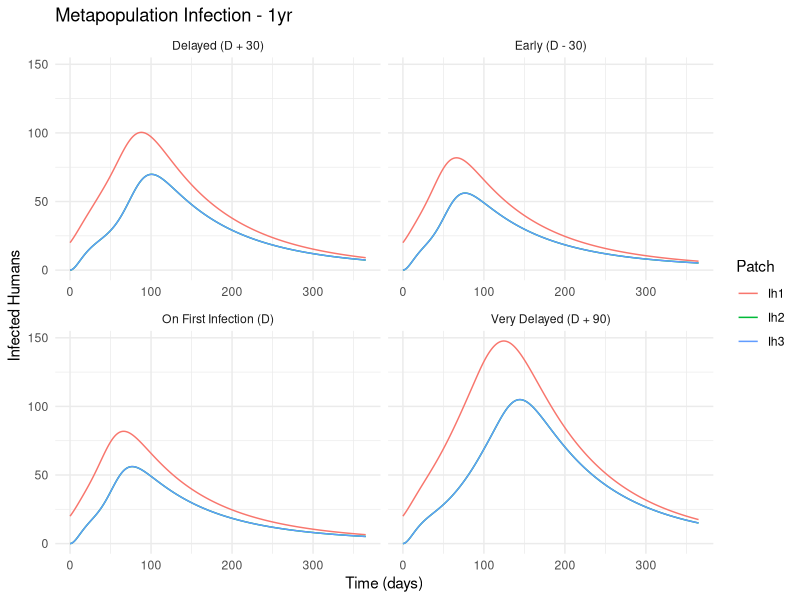
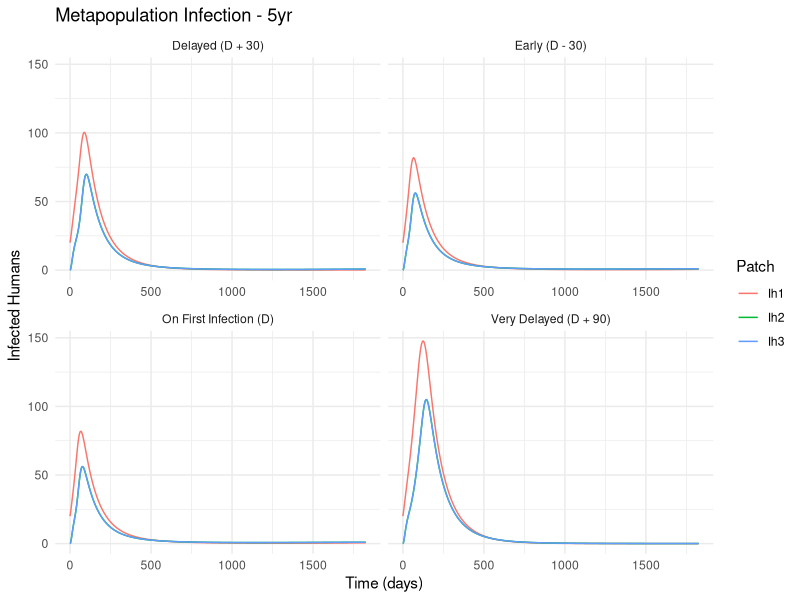
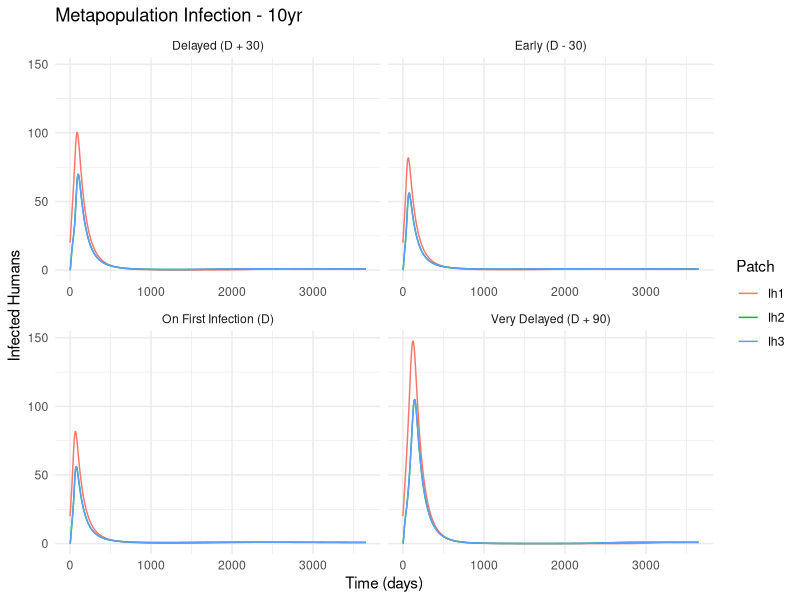
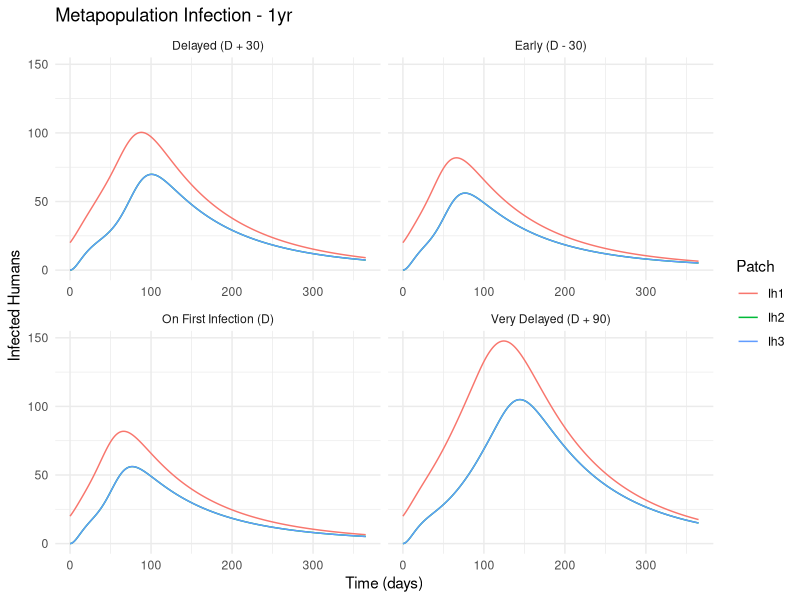
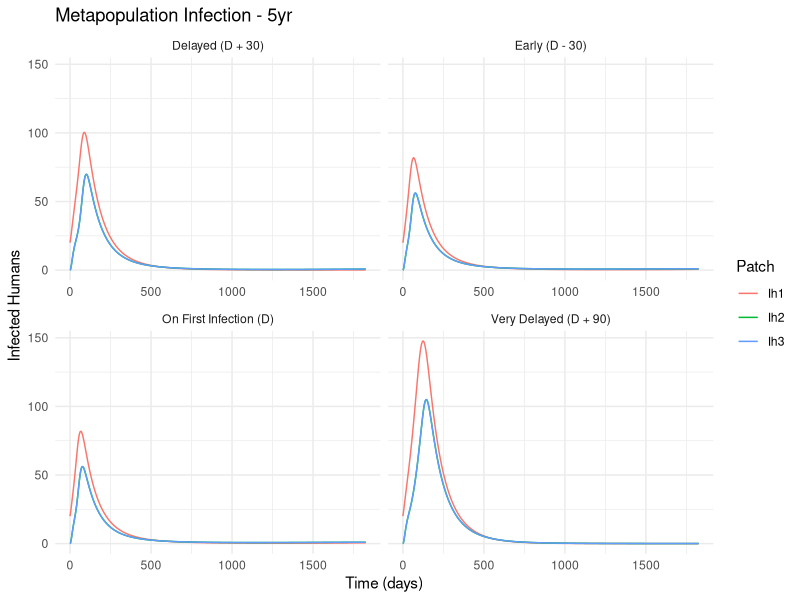
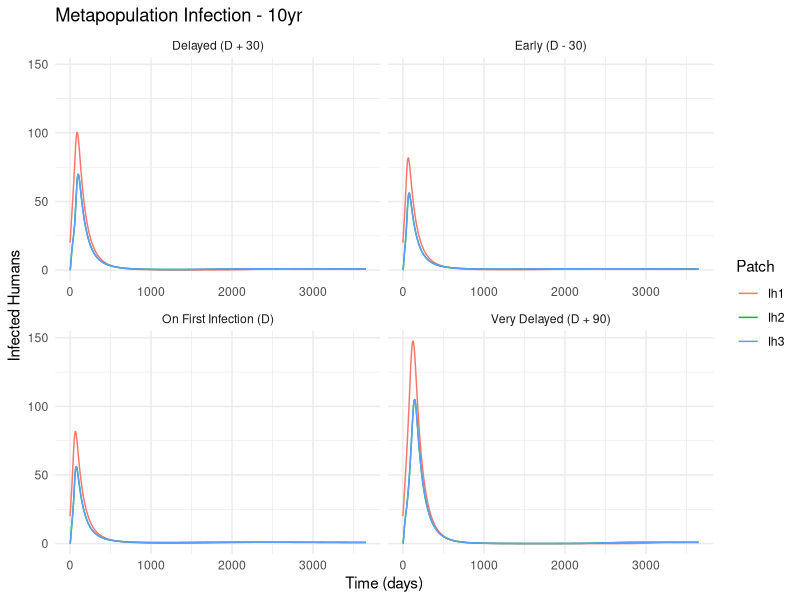

Write the R code that produced these figures, in order.
library(deSolve)
library(ggplot2)
library(dplyr)
library(tidyr)

# ----------------------------------------
# Seasonal Logistic Metapopulation Model
# ----------------------------------------
metapop_model <- function(t, state, parameters) {
  with(as.list(c(state, parameters)), {
    
    np <- length(patches)
    
    Sh <- state[patch_indices("Sh")]
    Eh <- state[patch_indices("Eh")]
    Ih <- state[patch_indices("Ih")]
    Rh <- state[patch_indices("Rh")]
    Sv <- state[patch_indices("Sv")]
    Ev <- state[patch_indices("Ev")]
    Iv <- state[patch_indices("Iv")]
    
    Nh <- Sh + Eh + Ih + Rh
    Nv <- Sv + Ev + Iv
    
    nu_t <- ifelse(t >= t_intv, nu_rate, 0)
    
    lambda_h <- f_h * alpha * p_h * Iv / Nh
    lambda_v <- f_h * alpha * p_v * Ih / Nh
    
    logistic_birth <- b_v * Nv * (1 - Nv / K_v)
    
    dSh <- b_h * Nh - lambda_h * Sh - nu_t * Sh + omega * Rh - mu_h * Sh + inflow(Sh, M) - outflow(Sh, M)
    dEh <- lambda_h * (Sh + (1 - epsilon_v) * nu_t * Sh) - sigma_h * Eh - mu_h * Eh + inflow(Eh, M) - outflow(Eh, M)
    dIh <- sigma_h * Eh - gamma * Ih - (mu_h + d) * Ih + inflow(Ih, M) - outflow(Ih, M)
    dRh <- gamma * Ih - omega * Rh - mu_h * Rh + inflow(Rh, M) - outflow(Rh, M)
    
    dSv <- logistic_birth - lambda_v * Sv - mu_v * Sv + inflow(Sv, Mv) - outflow(Sv, Mv)
    dEv <- lambda_v * Sv - sigma_v * Ev - mu_v * Ev + inflow(Ev, Mv) - outflow(Ev, Mv)
    dIv <- sigma_v * Ev - mu_v * Iv + inflow(Iv, Mv) - outflow(Iv, Mv)
    
    return(list(c(dSh, dEh, dIh, dRh, dSv, dEv, dIv)))
  })
}

# Indexing helpers
patch_indices <- function(var) {
  start <- match(var, c("Sh", "Eh", "Ih", "Rh", "Sv", "Ev", "Iv"))
  return(((start - 1) * np + 1):(start * np))
}

inflow <- function(vec, M) as.vector(t(M) %*% vec)
outflow <- function(vec, M) as.vector(M %*% vec)

# Settings
np <- 3
patches <- 1:np
M <- matrix(c(0.9, 0.05, 0.05, 0.05, 0.9, 0.05, 0.05, 0.05, 0.9), nrow = np, byrow = TRUE)
Mv <- M

# Parameters (consistent with previous models)
base_parameters <- list(
  b_h = 1.1e-5, b_v = 0.25,
  f_h = 0.3, alpha = 0.5,
  p_h = 0.2, p_v = 0.5,
  sigma_h = 1/10, sigma_v = 1/15,
  gamma = 0.01, omega = 0.0009,
  mu_h = 1.1e-5, mu_v = 0.1,
  d = 0.001, nu_rate = 0.04, epsilon_v = 0.8,
  K_v = 5000,
  t_intv = Inf,
  np = np, patches = patches,
  M = M, Mv = Mv
)

# Initial conditions (matching previous models)
init <- rep(0, 7 * np)
names(init) <- c(paste0("Sh", 1:np), paste0("Eh", 1:np), paste0("Ih", 1:np), paste0("Rh", 1:np),
                 paste0("Sv", 1:np), paste0("Ev", 1:np), paste0("Iv", 1:np))

# Set default values across all patches
init[paste0("Sh", 1:np)] <- 500
init[paste0("Eh", 1:np)] <- 0
init[paste0("Ih", 1:np)] <- 0
init[paste0("Rh", 1:np)] <- 0
init[paste0("Sv", 1:np)] <- 4000
init[paste0("Ev", 1:np)] <- 100
init[paste0("Iv", 1:np)] <- 50

# Seed Patch 1 with infections (10 exposed, 20 infected)
init["Eh1"] <- 10
init["Ih1"] <- 20
init["Sh1"] <- init["Sh1"] - 30  # Adjust to conserve population

# Time horizons
time_horizons <- list("1yr" = 365, "5yr" = 1825, "10yr" = 3650)
all_runs <- list()

# Simulation loop
for (label in names(time_horizons)) {
  maxtime <- time_horizons[[label]]
  times <- seq(0, maxtime, 1)
  para <- base_parameters
  
  para$t_intv <- Inf
  baseline <- ode(y = init, times = times, func = metapop_model, parms = para)
  baseline_df <- as.data.frame(baseline)
  first_infection_day <- which(baseline_df$Ih1 >= 1)[1] - 1
  if (is.na(first_infection_day)) next
  
  timings <- list(
    "Early (D - 30)" = max(0, first_infection_day - 30),
    "On First Infection (D)" = first_infection_day,
    "Delayed (D + 30)" = first_infection_day + 30,
    "Very Delayed (D + 90)" = first_infection_day + 90
  )
  
  scenarios <- lapply(names(timings), function(name) {
    para$t_intv <- timings[[name]]
    sim <- ode(y = init, times = times, func = metapop_model, parms = para)
    df <- as.data.frame(sim)
    df$scenario <- name
    df$time_horizon <- label
    df
  })
  
  all_runs[[label]] <- do.call(rbind, scenarios)
}

meta_df <- do.call(rbind, all_runs)

# Plotting (Patch as factor ensures all appear in legend/plot)
meta_long <- meta_df %>%
  select(time, scenario, time_horizon, Ih1, Ih2, Ih3) %>%
  pivot_longer(cols = starts_with("Ih"), names_to = "Patch", values_to = "Infected") %>%
  mutate(Patch = factor(Patch, levels = c("Ih1", "Ih2", "Ih3")))

for (h in unique(meta_long$time_horizon)) {
  df <- meta_long %>% filter(time_horizon == h)
  p <- ggplot(df, aes(x = time, y = Infected, color = Patch)) +
    geom_line() +
    facet_wrap(~ scenario, scales = "free_x") +
    labs(title = paste("Metapopulation Infection -", h),
         x = "Time (days)", y = "Infected Humans") +
    theme_minimal()
  
  print(p)
  ggsave(paste0("RFigs/meta_infection_", h, ".pdf"), p, width = 8, height = 6)
}
